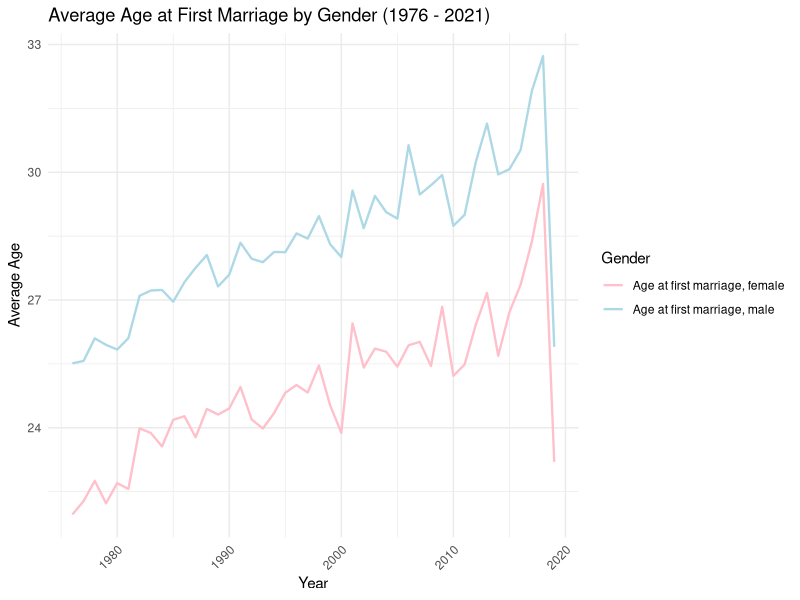
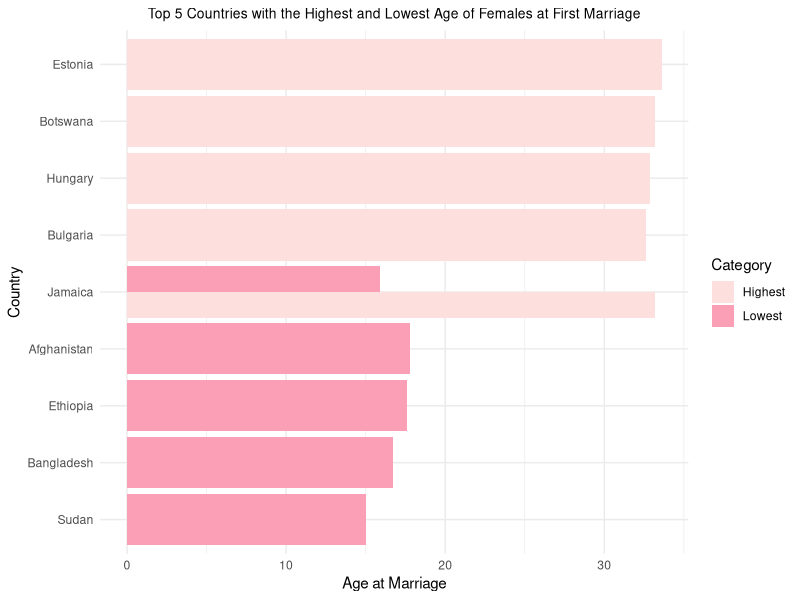
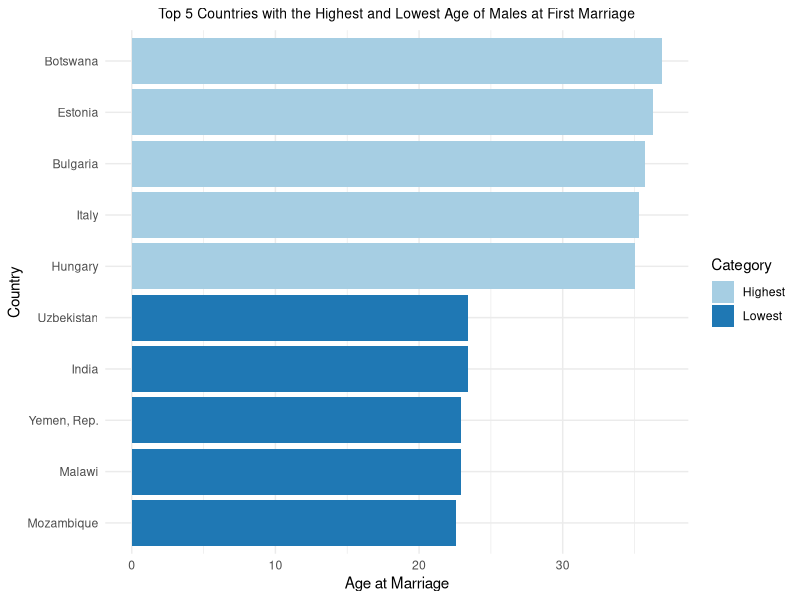
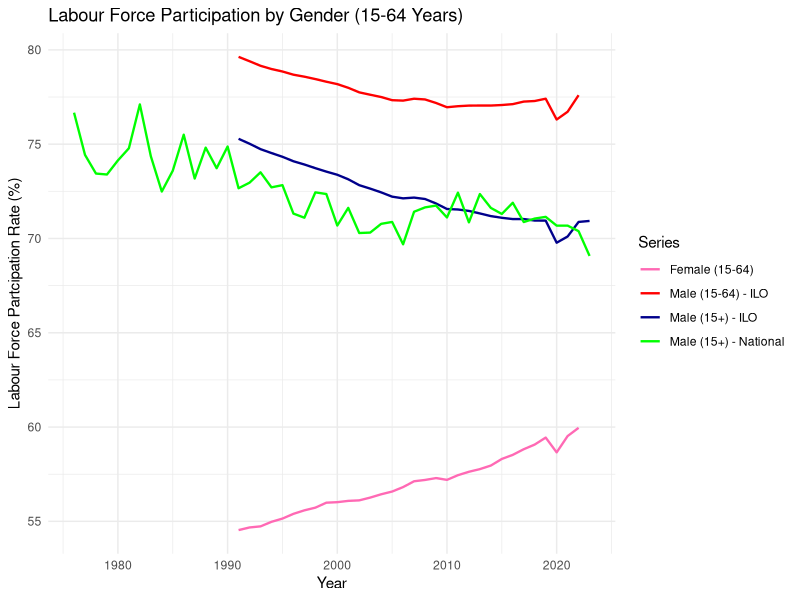
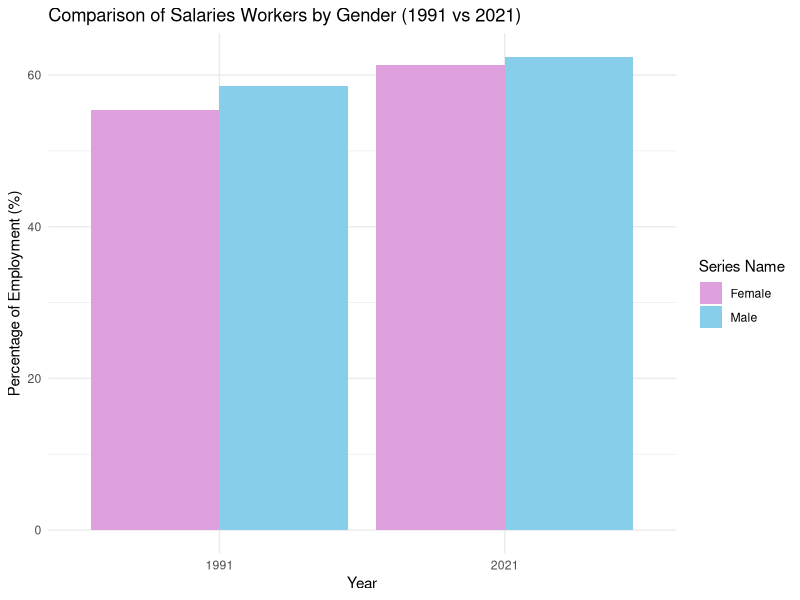
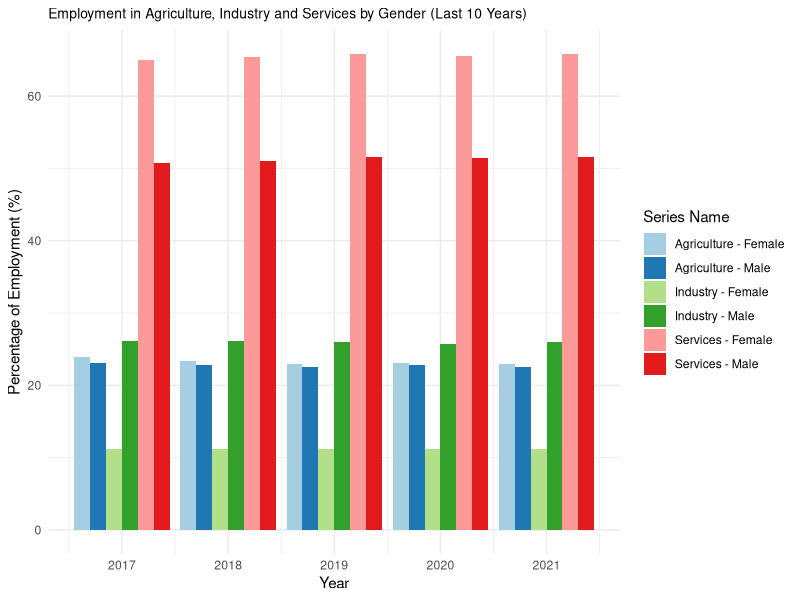

Generate these figures, in order, with R:
## ---- chunk 1
library(tidyverse)
library(dplyr)
library(stringr)
library(readr)
library(ggplot2)
library(scales)
library(ggrepel)
library(patchwork)
## ---- chunk 2
gender_equality <- read_csv("gender_equality_data.csv", show_col_types = FALSE)
## ---- chunk 3
# Summarises the Series Name columns
names <- gender_equality |>
  distinct(`Series Name`) |>
  arrange(`Series Name`)
## ---- chunk 4
year_value <- gender_equality |>
  pivot_longer(
    cols = starts_with("19") | starts_with("20"),
    names_to = "Year",
    values_to = "Value"
  ) |>
  mutate(Year = str_extract(Year, "\\d{4}"))

final_year_value <- year_value |>
  mutate(Value = na_if(Value, "..")) |>
  drop_na(Value) # Removes NA values
## ---- chunk 5
age_marriage_female <- final_year_value |>
  filter(`Series Name` %in% c("Age at first marriage, female", "Age at first marriage, male")) |>
  mutate(Value = as.numeric(Value),
         Year = as.numeric(Year)) |>
  summarise(
    count = n(),
    mean = mean(Value, na.rm = TRUE),
    median = median(Value, na.rm = TRUE),
    min = min(Value, na.rm = TRUE),
    max = max(Value, na.rm = TRUE),
    sd = sd(Value, na.rm = TRUE))
## ---- chunk 6
age_marriage_male <- final_year_value |>
  filter(`Series Name` %in% c("Age at first marriage, male", "Age at first marriage, male")) |>
  mutate(Value = as.numeric(Value),
         Year = as.numeric(Year)) |>
  summarise(
    count = n(),
    mean = mean(Value, na.rm = TRUE),
    median = median(Value, na.rm = TRUE),
    min = min(Value, na.rm = TRUE),
    max = max(Value, na.rm = TRUE),
    sd = sd(Value, na.rm = TRUE)
  )
## ---- chunk 7
average_age_marriage <- final_year_value |>
  filter(`Series Name` %in% c("Age at first marriage, female", "Age at first marriage, male" )) |>
  mutate(Value = as.numeric(Value),
         Year = as.numeric(Year)) |>
  group_by(Year, `Series Name`) |>
  summarize(Average_Age = mean(Value, na.rm = TRUE), .groups = "drop" ) # Calculates average age using mean

ggplot(average_age_marriage, aes(x = Year, y = Average_Age, color = `Series Name`, group = `Series Name`)) +
  geom_line(linewidth = 0.8) +
  labs(title = "Average Age at First Marriage by Gender (1976 - 2021)",
       x = "Year",
       y = "Average Age",
       color = "Gender") +
  scale_color_manual(values = c("Age at first marriage, female" = "pink", 
                                "Age at first marriage, male" = "lightblue")) +
  theme_minimal() +
  theme(axis.text.x = element_text(angle = 45, hjust = 1))
## ---- chunk 8
female_marriage_country <- final_year_value |>
  filter(`Series Name` == "Age at first marriage, female") |>
  mutate(Value = as.numeric(Value)) |>
  group_by(`Country Name`) |>
  summarise(max_age = max(Value, na.rm = TRUE), min_age = min(Value, na.rm = TRUE))

top_female <- female_marriage_country |>
  arrange(desc(max_age)) |>
  slice_head(n = 5)

low_female <- female_marriage_country |>
  arrange(min_age) |>
  slice_head(n = 5)

# Combines top_female data and low_female data into one data set
total <- bind_rows(
  top_female |>
    mutate(Category = "Highest") |>
    select(`Country Name`, Age = max_age, Category),
  low_female |>
    mutate(Category = "Lowest") |>
    select(`Country Name`, Age = min_age, Category)
)

ggplot(total, aes(x = reorder(`Country Name`, Age), y = Age, fill = Category)) +
  geom_bar(stat = "identity", position = "dodge", show.legend = TRUE) + # allows for min and max to be on one bar
  coord_flip() +
  labs(title = "Top 5 Countries with the Highest and Lowest Age of Females at First Marriage",
       x = "Country",
       y = "Age at Marriage",
       fill = "Category") +
  scale_fill_brewer(palette = "RdPu") +
  theme_minimal() +
   theme(plot.title = element_text(size = 10, hjust = 0.5))
## ---- chunk 9
male_marriage_country <- final_year_value |>
  filter(`Series Name` == "Age at first marriage, male") |>
  mutate(Value = as.numeric(Value)) |>
  group_by(`Country Name`) |>
  summarise(max_age = max(Value, na.rm = TRUE), min_age = min(Value, na.rm = TRUE))

top_male <- male_marriage_country |>
  arrange(desc(max_age)) |>
  slice_head(n = 5)

low_male <- male_marriage_country |>
  arrange(min_age) |>
  slice_head(n = 5)

total_male <- bind_rows(
  top_male |>
    mutate(Category = "Highest") |>
    select(`Country Name`, Age = max_age, Category),
  low_male |>
    mutate(Category = "Lowest") |>
    select(`Country Name`, Age = min_age, Category)
)

ggplot(total_male, aes(x = reorder(`Country Name`, Age), y = Age, fill = Category)) +
  geom_bar(stat = "identity", position = "dodge", show.legend = TRUE) +
  coord_flip() +
  labs(title = "Top 5 Countries with the Highest and Lowest Age of Males at First Marriage",
       x = "Country",
       y = "Age at Marriage",
       fill = "Category") +
  scale_fill_brewer(palette = "Paired") +
  theme_minimal() +
  theme(plot.title = element_text(size = 10, hjust = 0.5))
## ---- chunk 10
labour_force <- final_year_value |>
  filter(`Series Name` %in% c(
    "Labor force participation rate, female (% of female population ages 15-64) (modeled ILO estimate)", 
    "Labor force participation rate, male (% of male population ages 15+) (modeled ILO estimate)", 
    "Labor force participation rate, male (% of male population ages 15+) (national estimate)", 
    "Labor force participation rate, male (% of male population ages 15-64) (modeled ILO estimate)")) 
  
# Shortening the Series Name
labour_force_participation <- labour_force |>
  mutate(
    Value = as.numeric(Value),
    Year = as.numeric(Year),
    Participation_Gender = case_when(
    `Series Name` == "Labor force participation rate, female (% of female population ages 15-64) (modeled ILO estimate)" ~ "Female (15-64)",
    `Series Name` == "Labor force participation rate, male (% of male population ages 15+) (modeled ILO estimate)" ~ "Male (15+) - ILO",
    `Series Name` == "Labor force participation rate, male (% of male population ages 15+) (national estimate)" ~ "Male (15+) - National",
    `Series Name` == "Labor force participation rate, male (% of male population ages 15-64) (modeled ILO estimate)" ~ "Male (15-64) - ILO",
  )) 

labour_final <- labour_force_participation |>
  group_by(Year, Participation_Gender) |>
  summarise(Average_Participation_Rate = mean(Value, na.rm = TRUE), .groups = "drop") # Calculating the average participation rate using the mean

ggplot(labour_final, aes(x = Year, y = Average_Participation_Rate, color = Participation_Gender, group = Participation_Gender)) +
  geom_line(linewidth = 0.8) +
  labs(
    title = "Labour Force Participation by Gender (15-64 Years)",
    x = "Year",
    y = "Labour Force Partcipation Rate (%)",
    color = "Series") +
  scale_color_manual(values = c("Female (15-64)" = "hotpink",
                                "Male (15+) - ILO" = "darkblue",
                                "Male (15+) - National" = "green",
                                "Male (15-64) - ILO" = "red")) + 
  theme_minimal() 
## ---- chunk 11
wage_gender <- final_year_value |>
  filter(
    Year %in% c("1991", "2021"), # Only using the data from 1991 and 2021
    `Series Name` %in% c(
      "Wage and salaried workers, female (% of female employment) (modeled ILO estimate)",
      "Wage and salaried workers, male (% of male employment) (modeled ILO estimate)" 
      )) |>
  group_by(Year, `Series Name`) |>
  summarise(Average_Employment = mean(as.numeric(Value), na.rm = TRUE), .groups = "drop")

ggplot(wage_gender, aes(x = Year, y = Average_Employment, fill = `Series Name`)) +
  geom_bar(stat = "identity", position = "dodge") +
  labs(
    title = "Comparison of Salaries Workers by Gender (1991 vs 2021)",
    x = "Year",
    y = "Percentage of Employment (%)"
  ) +
  scale_fill_manual(
    values = c(
      "Wage and salaried workers, female (% of female employment) (modeled ILO estimate)" = "plum",
      "Wage and salaried workers, male (% of male employment) (modeled ILO estimate)" = "skyblue"
    ),
    labels = c("Female", "Male")
  ) +
  theme_minimal()
## ---- chunk 12
employment_area <- final_year_value |>
  filter(
    `Series Name` %in% c(
      "Employment in agriculture, female (% of female employment) (modeled ILO estimate)",
      "Employment in agriculture, male (% of male employment) (modeled ILO estimate)",
      "Employment in industry, female (% of female employment) (modeled ILO estimate)",
      "Employment in industry, male (% of male employment) (modeled ILO estimate)",
      "Employment in services, female (% of female employment) (modeled ILO estimate)",
      "Employment in services, male (% of male employment) (modeled ILO estimate)"
    ), 
    Year >= 2017 & Year <= 2021
  ) |>
  mutate(
    Value = as.numeric(Value), # Changing to numeric to read as a number
    Year = as.numeric(Year)
  ) |>
  group_by(Year, `Series Name`) |>
  summarise(Average_Percentage_Employment = mean(Value, na.rm = TRUE), .groups = "drop")

ggplot(employment_area, aes(x = Year, y = Average_Percentage_Employment, fill = `Series Name`)) +
  geom_bar(stat = "identity", position = "dodge") +
  labs(
    title = "Employment in Agriculture, Industry and Services by Gender (Last 10 Years)",
    x = "Year",
    y = "Percentage of Employment (%)"
  ) +
    scale_fill_brewer(palette = "Paired",
    labels = c("Agriculture - Female", "Agriculture - Male", "Industry - Female", "Industry - Male", "Services - Female", "Services - Male")
  ) +
  theme_minimal() +
  theme(plot.title = element_text(size = 10)) # Changes the title's font size to fit the graph
